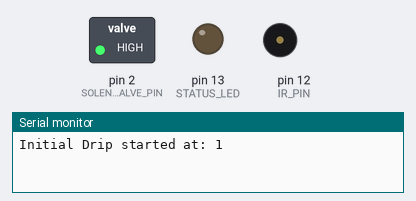
A sketch run on a simulated Arduino Uno, built with avr-gcc and run on an emulated ATmega328P. On the bench: switched loads named in the sketch (green lamp = pin HIGH), output pins drawn as LEDs (lit = HIGH), buzzer (waves = sounding), the last lines printed to the serial monitor.

Above: at 0.15 s.
At 0.8 s:
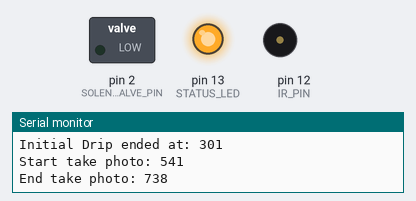
Timing chart, 0 to 2.3 s (numbered marks = the images above):
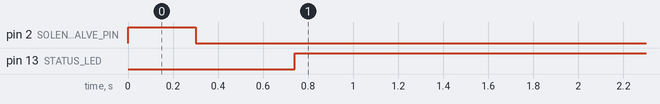

Measured:
- by itself, pin 2 (SOLENOID_VALVE_PIN): LOW → HIGH at 0.00 s, → LOW 0.30 s later
- by itself, pin 13 (STATUS_LED): LOW → HIGH at 0.74 s

The sketch:

drip_and_shoot.ino
```cpp
int SOLENOID_VALVE_PIN = 2;
int IR_PIN = 12;
int STATUS_LED = 13;

boolean initial_drop_released;
boolean collision_drop_released;
boolean photo_taken;

void setup() {
  pinMode(SOLENOID_VALVE_PIN, OUTPUT);
  pinMode(IR_PIN, OUTPUT);
  pinMode(STATUS_LED, OUTPUT);

  initial_drop_released = false;
  collision_drop_released = false;
  photo_taken = false;

  Serial.begin(9600);
}

void loop() {

  if (millis() > 0 and initial_drop_released == false ) {
    log("Initial Drip started at: ", millis());

    drip();
    initial_drop_released = true;

    log("Initial Drip ended at: ", millis());
  }
//
//  if (millis() > 140 and collision_drop_released == false) {
//    log("Collision Drip started at: ", millis());
//
//    drip();
//    collision_drop_released = true;
//
//    log("Collision Drip ended at: ", millis());
//  }

  if (millis() > 540 and photo_taken == false) {
    log("Start take photo: ", millis());

    take_photo();
    photo_taken = true;

    log("End take photo: ", millis());
    digitalWrite(STATUS_LED, HIGH);
  }

}

void drip(){
  int OPEN_VALVE_DURATION = 300; //120

  digitalWrite(SOLENOID_VALVE_PIN, HIGH);
  delay(OPEN_VALVE_DURATION);
  digitalWrite(SOLENOID_VALVE_PIN, LOW);
}

void take_photo(){

  for (int count = 1; count < 3; count++) {
    tone(IR_PIN, 38000);
    delay(2);
    noTone(IR_PIN);
    delay(28);
    tone(IR_PIN, 38000);
    delayMicroseconds(200);
    noTone(IR_PIN);
    delayMicroseconds(1500);
    tone(IR_PIN, 38000);
    delayMicroseconds(200);
    noTone(IR_PIN);
    delayMicroseconds(3300);
    tone(IR_PIN, 38000);
    delayMicroseconds(200);
    noTone(IR_PIN);
    delayMicroseconds(100);
    delay(63);
  }
}

// log method to correct concatinate different types
// i.e., string and int
void log(String message, int time){
  String output = message + time;
  Serial.println(output);
}

// Experimental
// http://www.instructables.com/id/two-ways-to-reset-arduino-in-software/step2/using-just-software/
void(* resetFunc) (void) = 0; //declare reset function @ address 0
```
